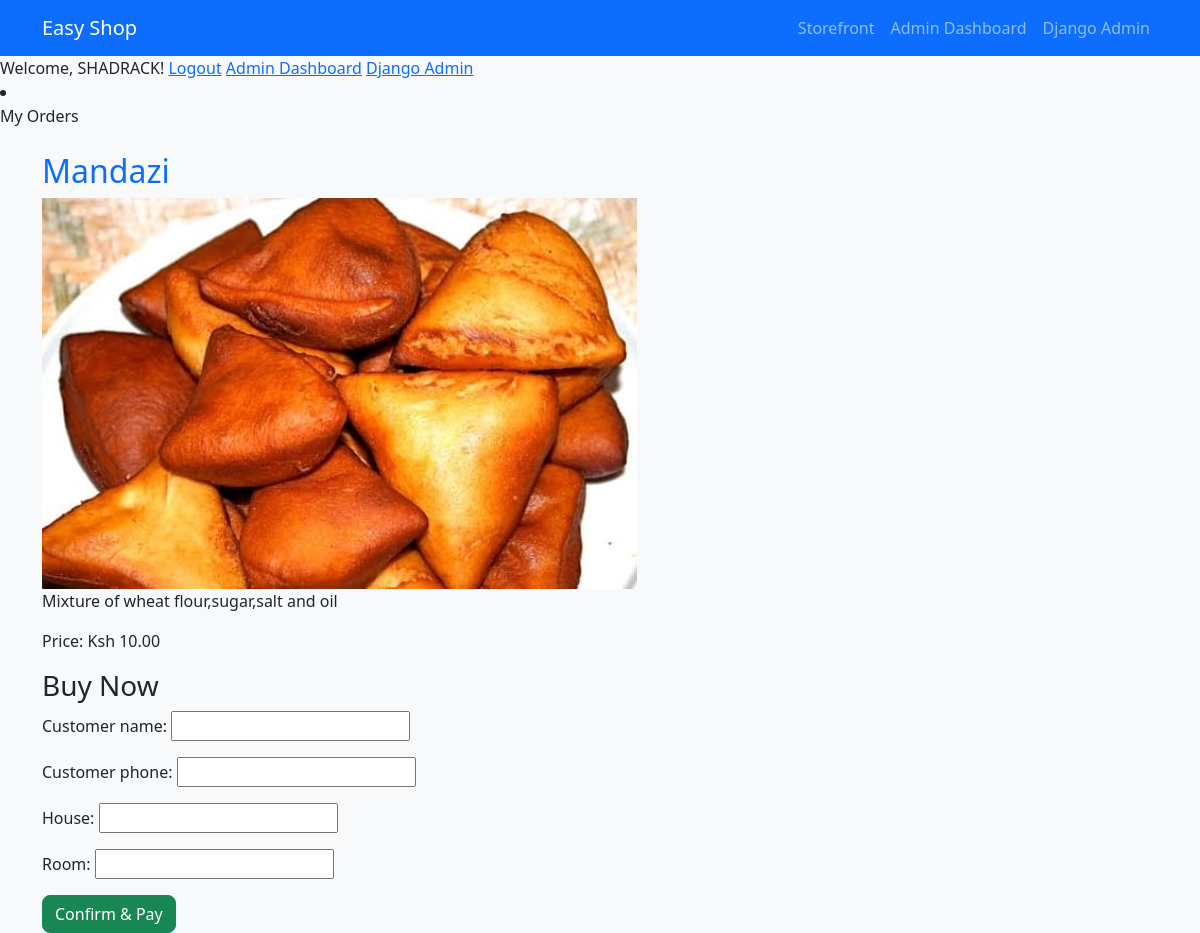
The page /product/1/ (signed in) on the database its author committed.
### shop/models.py (models this page shows, shortened)
class Product(models.Model):
    name = models.CharField(max_length=200)
    description = models.TextField()
    price = models.DecimalField(max_digits=8, decimal_places=2)
    image = models.ImageField(upload_to='products/')
    available = models.BooleanField(default=True)

### shop/views.py (the view)
# urls.py: path('product/<int:pk>/', views.product_detail, name='product_detail'),
@login_required
def product_detail(request, pk):
    product = get_object_or_404(Product, pk=pk)
    if request.method == 'POST':
        form = OrderForm(request.POST)
        if form.is_valid():
            order = form.save(commit=False)
            order.product = product
            order.payment_confirmed = True  # Simulated payment confirmation
            order.save()
            return redirect('home')
    else:
        form = OrderForm()
    return render(request, 'product_detail.html', {'product': product, 'form': form})

### shop/forms.py
class OrderForm(forms.ModelForm):
    class Meta:
        model = Order
        fields = ['customer_name', 'customer_phone', 'house', 'room']

### shop/templates/product_detail.html (shortened to what this page needs)
{% extends 'base.html' %}
{% block content %}
<h2>{{ product.name }}</h2>
<img src="{{ product.image.url }}" class="img-fluid">
<p>{{ product.description }}</p>
<p>Price: Ksh {{ product.price }}</p>
<h3>Buy Now</h3>
<form method="post">
    {{ form.as_p }}
    <button class="btn btn-success">Confirm & Pay</button>
</form>
{% endblock %}

### shop/templates/base.html (shortened to what this page needs)
{% load static %}
<!DOCTYPE html>
<html lang="en">
<head>
    <link href="https://cdn.jsdelivr.net/npm/bootstrap@5.3.2/dist/css/bootstrap.min.css" rel="stylesheet">
    <link rel="stylesheet" href="{% static 'shop/style.css' %}">
</head>
<body>
<nav class="navbar navbar-expand-lg navbar-dark bg-primary">
  <div class="container">
    <a class="navbar-brand" href="/">Easy Shop</a>
    <div class="collapse navbar-collapse" id="navbarNav">
      <ul class="navbar-nav ms-auto">
        <li class="nav-item">
          <a class="nav-link" href="/">Storefront</a>
        </li>
        <li class="nav-item">
          <a class="nav-link" href="/admin-dashboard/">Admin Dashboard</a>
        </li>
        <li class="nav-item">
          <a class="nav-link" href="/admin/">Django Admin</a>
        </li>
      </ul>
    </div>
  </div>
</nav>
<nav>
  {% if user.is_authenticated %}
    Welcome, {{ user.username }}!
    <a href="{% url 'logout' %}">Logout</a>
    {% if user.is_staff %}
      <a href="{% url 'admin_dashboard' %}">Admin Dashboard</a>
      <a href="/admin/">Django Admin</a>
    {% endif %}
  {% else %}
    <a href="{% url 'login' %}">Login</a>
    <a href="{% url 'register' %}">Register</a>
    <a href="{% url 'logout' %}">Logout</a>
{% endif %}
{% if user.is_authenticated %}
  <li class="nav-item">
    <a class="nav-link" href="{% url 'my_orders' %}">My Orders</a>
  </li>
{% endif %}
</nav>
<div class="container mt-4">
    {% block content %}{% endblock %}
</div>
</body>
</html>

### shop/static/shop/style.css (style rules this page uses)
body { background-color: #f8f9fa; }
h1, h2 { color: #0d6efd; }
.btn { border-radius: 0.5rem; }

### rows shown on the page
Product: name "Mandazi", image (picture), description "Mixture of wheat flour,sugar,salt and oil", price "10.00"

### other values the page prints
{{ user.username }} "SHADRACK"
